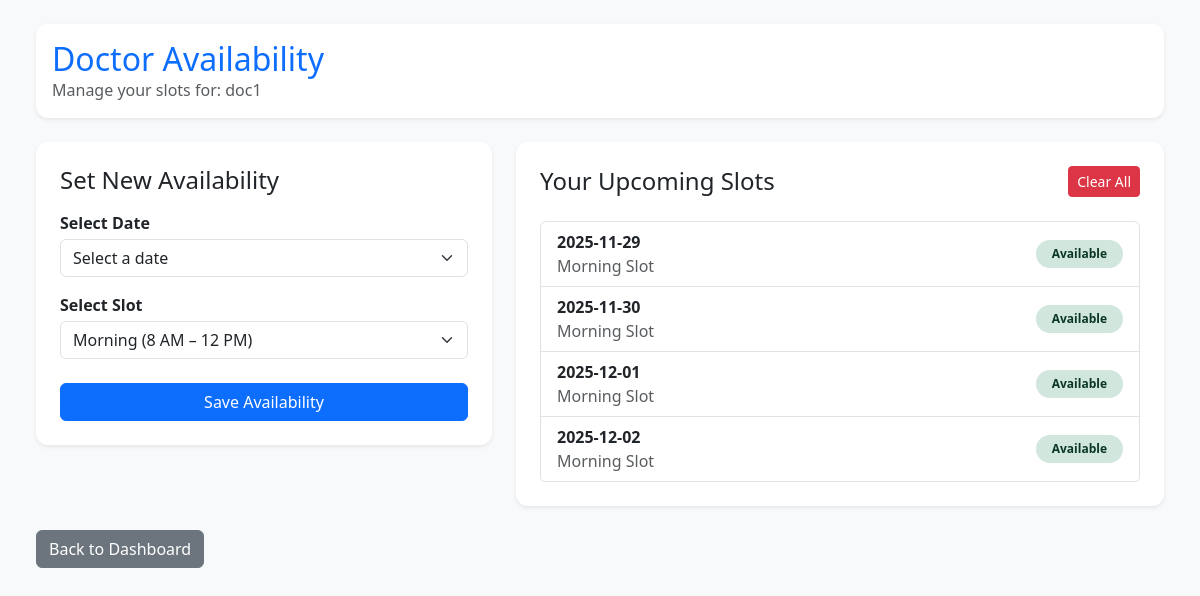
Before: /doctor/set_availability (signed in) with the older database file.
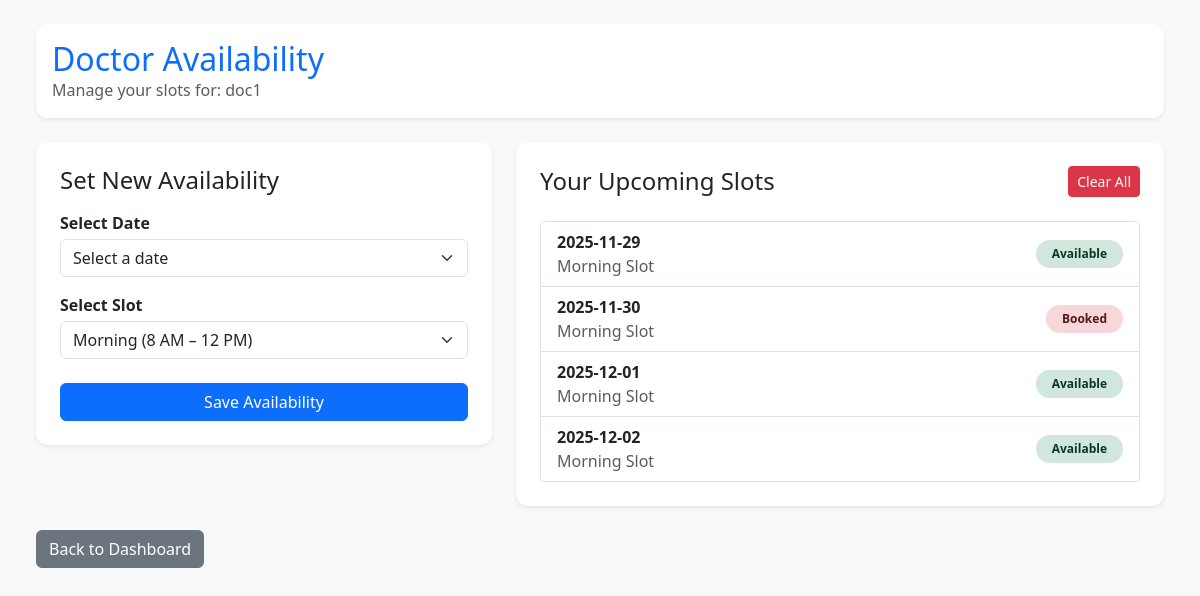
After: the same page with the newer database file.
### application/models.py (models this page shows)
class Availability(db.Model):
    __tablename__ = 'availability'
    id = db.Column(db.Integer, primary_key=True)
    doctor_id = db.Column(db.Integer, db.ForeignKey('doctor.id', ondelete="CASCADE"), nullable=False)
    date = db.Column(db.String(), nullable=False)        # ex: "2025-01-21"
    slot = db.Column(db.String(), nullable=False)        # "morning" or "evening"
    is_available = db.Column(db.Boolean(), default=True, nullable=False)

### application/controllers.py (the view, shortened to what this page needs)
@app.route("/doctor/set_availability", methods=['GET','POST'])
def doctor_set_availability():
    doctor, err = require_doctor()
    if err:
        return err
    slots = Availability.query.filter_by(doctor_id=doctor.id).all()
    return render_template(
        "doctor_set_availability.html",
        doctor=doctor,
        next_days=next_7_days(),
        slots=slots
    )

### application/controllers.py (called while the page is built)
def current_user():
    uid = session.get("user_id")
    return User.query.get(uid) if uid else None

def require_doctor():
    user = current_user()
    if not user:
        return None, redirect("/login")
    doctor = Doctor.query.filter_by(user_id=user.id).first()
    if not doctor:
        flash("Unauthorized!", "danger")
        return None, redirect("/doctor")
    return doctor, None

def next_7_days():
    today = datetime.today()
    return [(today + timedelta(days=i)).strftime("%Y-%m-%d") for i in range(7)]

### templates/doctor_set_availability.html (shortened to what this page needs)
<!DOCTYPE html>
<html>
<head>
    <link href="https://cdn.jsdelivr.net/npm/bootstrap@5.3.2/dist/css/bootstrap.min.css" rel="stylesheet">
</head>
<body class="p-4">
    <div class="container-fluid">
        <div class="card shadow-sm p-3 mb-4">
            <h2 class="mb-0 text-primary">Doctor Availability</h2>
            <p class="mb-0 text-muted">Manage your slots for: {{ doctor.doctor_name }}</p>
        </div>
        <div class="row g-4">
            <div class="col-lg-5">
                <div class="card shadow-sm p-4">
                    <h4 class="mb-3">Set New Availability</h4>
                    <form method="POST">
                        <div class="mb-3">
                            <label class="fw-bold mb-1">Select Date</label>
                            <select name="date" class="form-select" required>
                                <option value="">Select a date</option>
                            </select>
                        </div>
                        <div class="mb-3">
                            <label class="fw-bold mb-1">Select Slot</label>
                            <select name="slot" class="form-select">
                                <option value="morning">Morning (8 AM – 12 PM)</option>
                            </select>
                        </div>
                        <button class="btn btn-primary w-100 mt-2">Save Availability</button>
                    </form>
                </div>
            </div>
            <div class="col-lg-7">
                <div class="card shadow-sm p-4">
                    <div class="d-flex justify-content-between align-items-center">
                        <h4 class="mb-0">Your Upcoming Slots</h4>
                        <a href="/doctor/clear_availability" class="btn btn-danger btn-sm"
                            onclick="return confirm('Are you sure you want to delete ALL availability?');">
                            Clear All
                        </a>
                    </div><br>
                    {% if slots %}
                    <div class="list-group">
                        {% for s in slots %}
                        <div class="list-group-item d-flex justify-content-between align-items-center">
                            <div>
                                <strong class="d-block">{{s.date}}</strong>
                                <span class="text-muted">{{s.slot | capitalize}} Slot</span>
                            </div>
                            {% if s.is_available %}
                            <span
                                class="badge bg-success-subtle text-success-emphasis rounded-pill px-3 py-2">Available</span>
                            {% else %}
                            <span
                                class="badge bg-danger-subtle text-danger-emphasis rounded-pill px-3 py-2">Booked</span>
                            {% endif %}
                        </div>
                        {% endfor %}
                    </div>
                    {% else %}
                    <div class="alert alert-info">No availability set yet.</div>
                    {% endif %}
                </div>
            </div>
        </div> <a href="/doctor" class="btn btn-secondary mt-4">Back to Dashboard</a>
    </div>
</body>
</html>

Changed rows visible on the page:
changed Availability (number 2 of 4 on the later page): is_available "Available" → "Booked"
